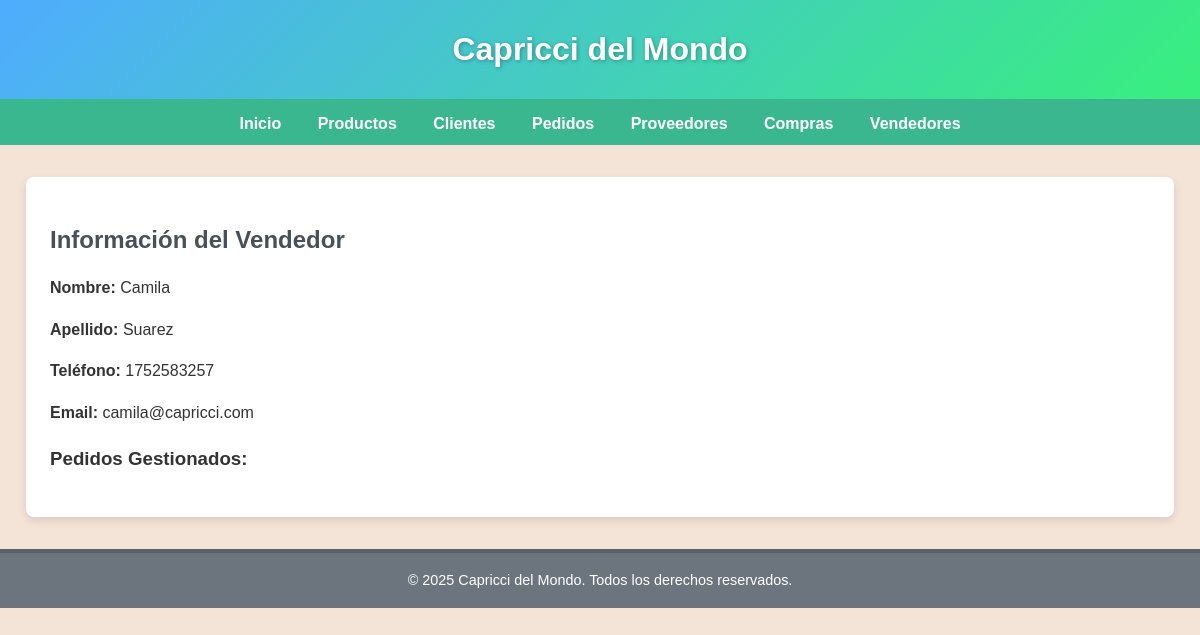
Screenshot of /vendedores/1/ with the database file from the repository.
### myapp/models.py (models this page shows, shortened)
class Vendedor(models.Model):
    nombre = models.CharField(max_length=100)
    apellido = models.CharField(max_length=100)
    email = models.EmailField()
    telefono = models.CharField(max_length=15)

### myapp/views.py (the view)
# urls.py: path("vendedores/<int:vendedor_id>/", detalle_vendedor, name="detalle_vendedor"),
def detalle_vendedor(request, vendedor_id):
    vendedor = get_object_or_404(Vendedor, id=vendedor_id)
    context = {"vendedor": vendedor}
    return render(request, "myapp/detalle_vendedor.html", context)

### myapp/templates/myapp/detalle_vendedor.html (shortened to what this page needs)
{% extends 'myapp/base.html' %}
{% block contenido %}
<div class="container">
    <h2>Información del Vendedor</h2>
    <p><strong>Nombre:</strong> {{ vendedor.nombre }}</p>
    <p><strong>Apellido:</strong> {{ vendedor.apellido }}</p>
    <p><strong>Teléfono:</strong> {{ vendedor.telefono }}</p>
    <p><strong>Email:</strong> {{ vendedor.email }}</p>
    <h3>Pedidos Gestionados:</h3>
</div>
{% endblock %}

### myapp/templates/myapp/base.html (style rules this page uses)
body { font-family: 'Arial', sans-serif; margin: 0; padding: 0; background-color: #f4e3d7; color: #333; line-height: 1.6; }
.container { max-width: 1100px; margin: 2rem auto; padding: 1.5rem; background-color: #fff; box-shadow: 0 4px 8px rgba(0, 0, 0, 0.1); border-radius: 8px; }
.container h2 { font-size: 1.5rem; margin-bottom: 1rem; color: #495057; }

### rows the page displays
Vendedor: nombre "Camila", apellido "Suarez", telefono "1752583257", email "camila@capricci.com"
